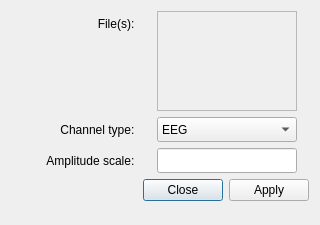
<?xml version="1.0" encoding="UTF-8"?>
<ui version="4.0">
 <class>ChangeMultipleAmplitudeScales</class>
 <widget class="QDialog" name="ChangeMultipleAmplitudeScales">
  <property name="geometry">
   <rect>
    <x>0</x>
    <y>0</y>
    <width>320</width>
    <height>225</height>
   </rect>
  </property>
  <property name="minimumSize">
   <size>
    <width>320</width>
    <height>225</height>
   </size>
  </property>
  <property name="maximumSize">
   <size>
    <width>320</width>
    <height>225</height>
   </size>
  </property>
  <property name="windowTitle">
   <string>Dialog</string>
  </property>
  <layout class="QVBoxLayout" name="verticalLayout">
   <item>
    <layout class="QHBoxLayout" name="horizontalLayout_3">
     <item>
      <layout class="QVBoxLayout" name="verticalLayout_2">
       <property name="leftMargin">
        <number>0</number>
       </property>
       <property name="topMargin">
        <number>0</number>
       </property>
       <property name="rightMargin">
        <number>0</number>
       </property>
       <property name="bottomMargin">
        <number>0</number>
       </property>
       <item>
        <widget class="QLabel" name="label">
         <property name="minimumSize">
          <size>
           <width>140</width>
           <height>25</height>
          </size>
         </property>
         <property name="maximumSize">
          <size>
           <width>140</width>
           <height>25</height>
          </size>
         </property>
         <property name="text">
          <string>File(s):     </string>
         </property>
         <property name="alignment">
          <set>Qt::AlignRight|Qt::AlignTrailing|Qt::AlignVCenter</set>
         </property>
        </widget>
       </item>
       <item>
        <spacer name="verticalSpacer_2">
         <property name="orientation">
          <enum>Qt::Vertical</enum>
         </property>
         <property name="sizeHint" stdset="0">
          <size>
           <width>20</width>
           <height>40</height>
          </size>
         </property>
        </spacer>
       </item>
      </layout>
     </item>
     <item>
      <widget class="QScrollArea" name="scrollArea">
       <property name="minimumSize">
        <size>
         <width>140</width>
         <height>100</height>
        </size>
       </property>
       <property name="maximumSize">
        <size>
         <width>140</width>
         <height>100</height>
        </size>
       </property>
       <property name="widgetResizable">
        <bool>true</bool>
       </property>
       <widget class="QWidget" name="scrollAreaWidgetContents">
        <property name="geometry">
         <rect>
          <x>0</x>
          <y>0</y>
          <width>138</width>
          <height>98</height>
         </rect>
        </property>
        <layout class="QVBoxLayout" name="verticalLayout_3">
         <property name="spacing">
          <number>0</number>
         </property>
         <property name="leftMargin">
          <number>0</number>
         </property>
         <property name="topMargin">
          <number>0</number>
         </property>
         <property name="rightMargin">
          <number>0</number>
         </property>
         <property name="bottomMargin">
          <number>0</number>
         </property>
         <item>
          <layout class="QVBoxLayout" name="fileLayout"/>
         </item>
        </layout>
       </widget>
      </widget>
     </item>
     <item>
      <spacer name="horizontalSpacer_4">
       <property name="orientation">
        <enum>Qt::Horizontal</enum>
       </property>
       <property name="sizeHint" stdset="0">
        <size>
         <width>40</width>
         <height>20</height>
        </size>
       </property>
      </spacer>
     </item>
    </layout>
   </item>
   <item>
    <layout class="QHBoxLayout" name="horizontalLayout">
     <item>
      <widget class="QLabel" name="label_2">
       <property name="minimumSize">
        <size>
         <width>140</width>
         <height>25</height>
        </size>
       </property>
       <property name="maximumSize">
        <size>
         <width>140</width>
         <height>25</height>
        </size>
       </property>
       <property name="text">
        <string>Channel type:     </string>
       </property>
       <property name="alignment">
        <set>Qt::AlignRight|Qt::AlignTrailing|Qt::AlignVCenter</set>
       </property>
      </widget>
     </item>
     <item>
      <widget class="QComboBox" name="channeCombobox">
       <property name="minimumSize">
        <size>
         <width>140</width>
         <height>25</height>
        </size>
       </property>
       <property name="maximumSize">
        <size>
         <width>140</width>
         <height>25</height>
        </size>
       </property>
       <item>
        <property name="text">
         <string>EEG</string>
        </property>
       </item>
       <item>
        <property name="text">
         <string>MEG</string>
        </property>
       </item>
       <item>
        <property name="text">
         <string>Others</string>
        </property>
       </item>
      </widget>
     </item>
     <item>
      <spacer name="horizontalSpacer_3">
       <property name="orientation">
        <enum>Qt::Horizontal</enum>
       </property>
       <property name="sizeHint" stdset="0">
        <size>
         <width>40</width>
         <height>20</height>
        </size>
       </property>
      </spacer>
     </item>
    </layout>
   </item>
   <item>
    <layout class="QHBoxLayout" name="horizontalLayout_2">
     <item>
      <widget class="QLabel" name="label_3">
       <property name="minimumSize">
        <size>
         <width>140</width>
         <height>25</height>
        </size>
       </property>
       <property name="maximumSize">
        <size>
         <width>140</width>
         <height>25</height>
        </size>
       </property>
       <property name="text">
        <string>Amplitude scale:     </string>
       </property>
       <property name="alignment">
        <set>Qt::AlignRight|Qt::AlignTrailing|Qt::AlignVCenter</set>
       </property>
      </widget>
     </item>
     <item>
      <widget class="QLineEdit" name="amplitudeLineEdit">
       <property name="minimumSize">
        <size>
         <width>140</width>
         <height>25</height>
        </size>
       </property>
       <property name="maximumSize">
        <size>
         <width>140</width>
         <height>25</height>
        </size>
       </property>
      </widget>
     </item>
     <item>
      <spacer name="horizontalSpacer_2">
       <property name="orientation">
        <enum>Qt::Horizontal</enum>
       </property>
       <property name="sizeHint" stdset="0">
        <size>
         <width>40</width>
         <height>20</height>
        </size>
       </property>
      </spacer>
     </item>
    </layout>
   </item>
   <item>
    <layout class="QHBoxLayout" name="horizontalLayout_4">
     <item>
      <spacer name="horizontalSpacer">
       <property name="orientation">
        <enum>Qt::Horizontal</enum>
       </property>
       <property name="sizeHint" stdset="0">
        <size>
         <width>40</width>
         <height>20</height>
        </size>
       </property>
      </spacer>
     </item>
     <item>
      <widget class="QPushButton" name="closeButton">
       <property name="text">
        <string>Close</string>
       </property>
      </widget>
     </item>
     <item>
      <widget class="QPushButton" name="applyButton">
       <property name="text">
        <string>Apply</string>
       </property>
      </widget>
     </item>
    </layout>
   </item>
   <item>
    <spacer name="verticalSpacer">
     <property name="orientation">
      <enum>Qt::Vertical</enum>
     </property>
     <property name="sizeHint" stdset="0">
      <size>
       <width>20</width>
       <height>40</height>
      </size>
     </property>
    </spacer>
   </item>
  </layout>
 </widget>
 <resources/>
 <connections/>
</ui>
